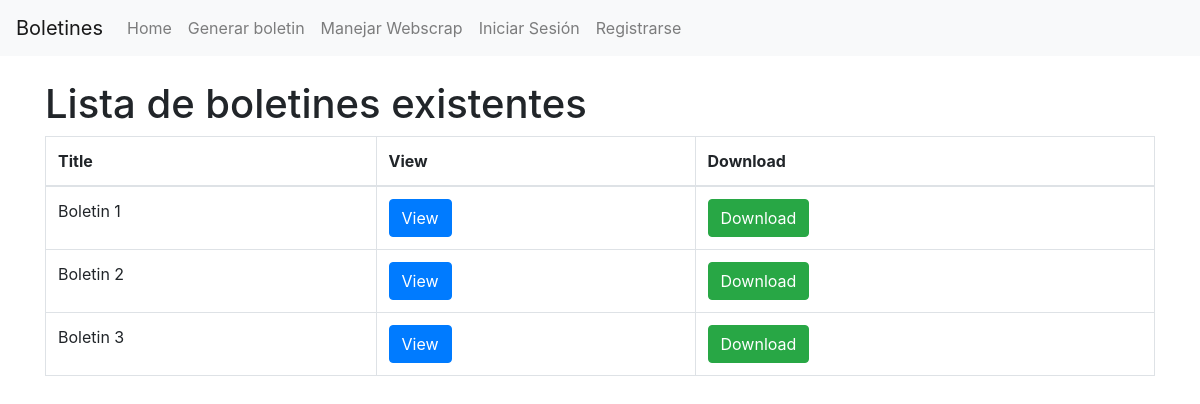
The page / on the database its author committed.
### HomePage/models.py (models this page shows, shortened)
class PDF(models.Model):
    title = models.CharField(max_length=255)
    file = models.FileField(upload_to='pdfs/')

### HomePage/views.py (the view)
# urls.py: path('', views.lista_boletines, name='lista_boletines'),
def lista_boletines(request):
    pdfs = PDF.objects.all()
    return render(request, 'lista_boletines.html', {'pdfs': pdfs})

### HomePage/templates/lista_boletines.html
{% extends 'main.html' %}
{% block content %}
<h1>Lista de boletines existentes</h1>
<table class="table table-bordered">
    <thead>
        <tr>
            <th>Title</th>
            <th>View</th>
            <th>Download</th>
        </tr>
    </thead>
    <tbody>
        {% for pdf in pdfs %}
        <tr>
            <td>{{ pdf.title }}</td>
            <td><a href="{% url 'view_pdf' pdf.id %}" class="btn btn-primary">View</a></td>
            <td><a href="{% url 'download_pdf' pdf.id %}" class="btn btn-success">Download</a></td>
        </tr>
        {% endfor %}
    </tbody>
</table>
{% endblock %}

### rows shown on the page
PDF: title "Boletin 1"
PDF: title "Boletin 2"
PDF: title "Boletin 3"
